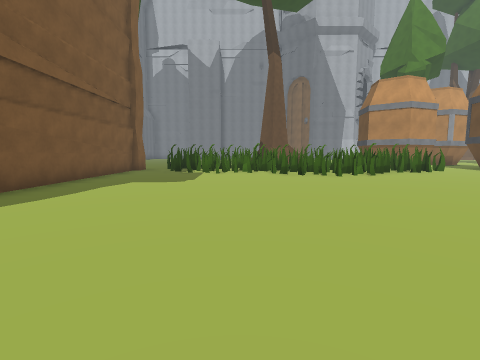
[1] (above)

24 first-person views from a walk through a scene from a Unity 3-D project. The camera is 1.4 m above the floor, tilts 6° down and sees 85° across. The floor is counted in squares, 2 m on a side. Each view is taken from the middle of a square. On the plan, view 1 faces up. The plan holds only what a view shows up to about 9 squares ahead; the rest is blank. The place goes on beyond the plan. The player character is not drawn. Some animated figures are not drawn. Some surface patterns are stand-ins.

[2]
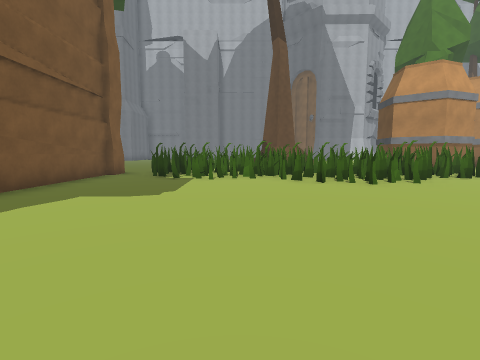

[3]
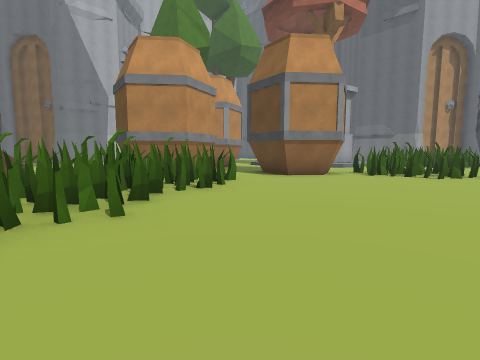

[4]
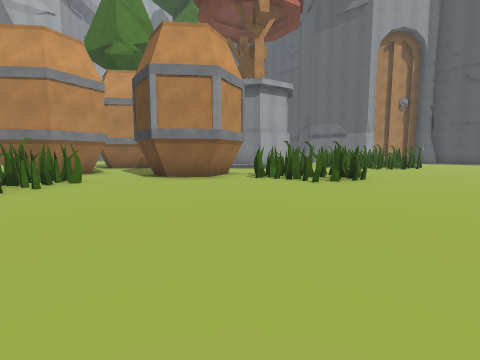

[5]
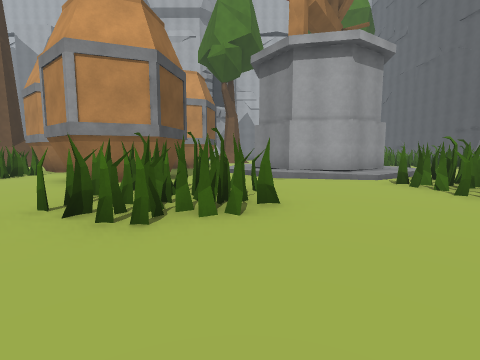

[6]
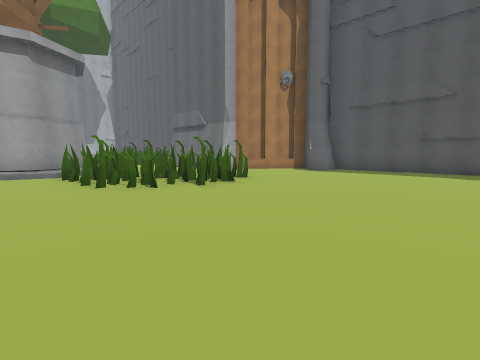

[7]
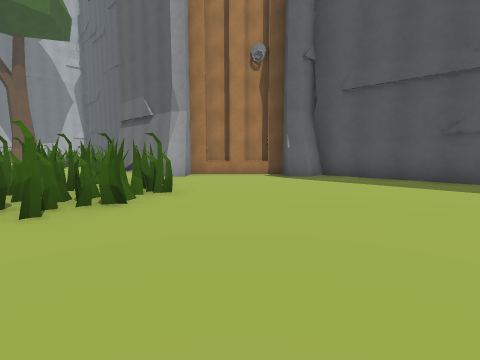

[8]
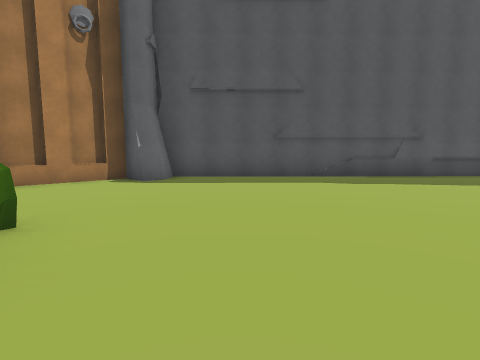

[9]
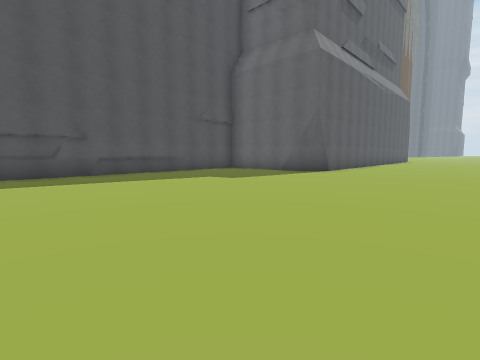

[10]
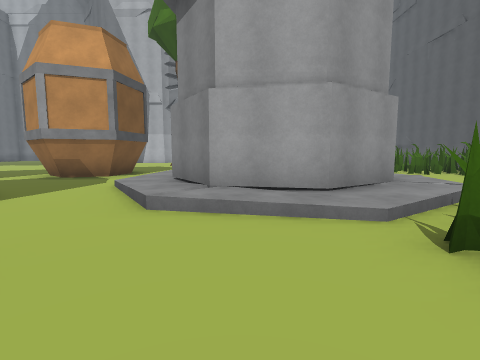

[11]
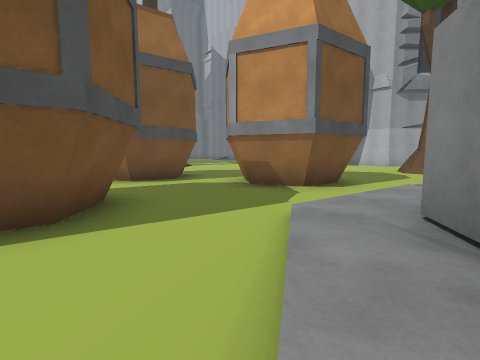

[12]
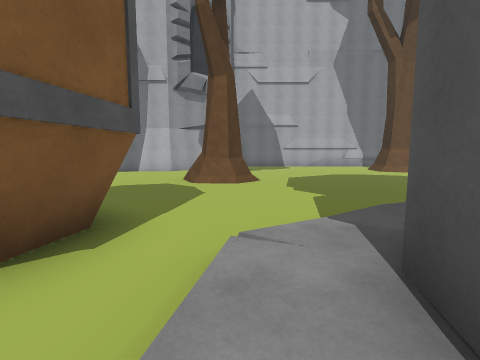

[13]
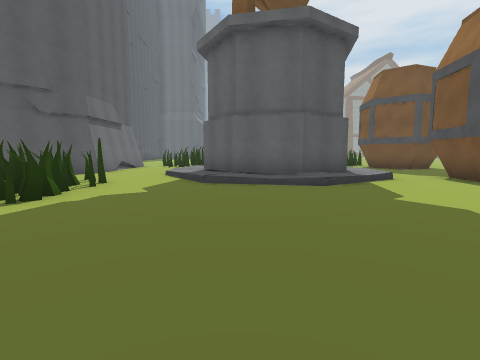

[14]
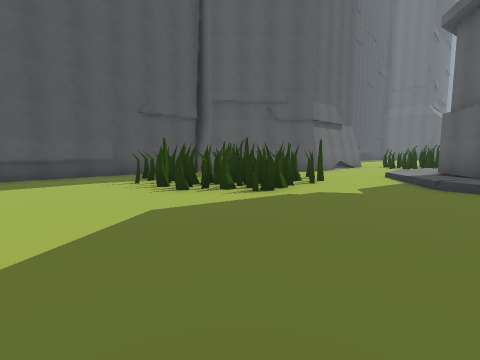

[15]
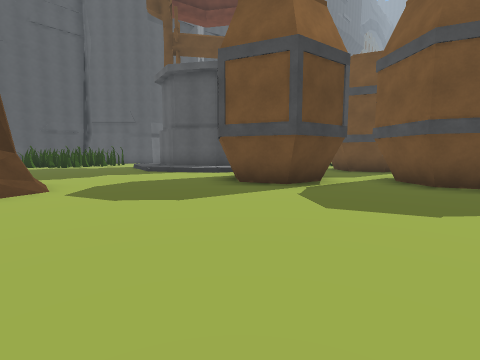

[16]
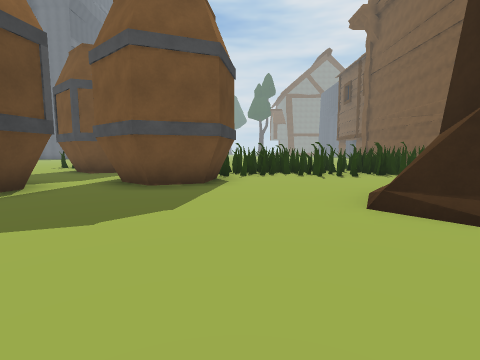

[17]
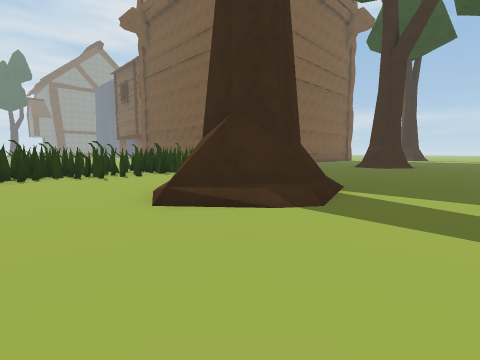

[18]
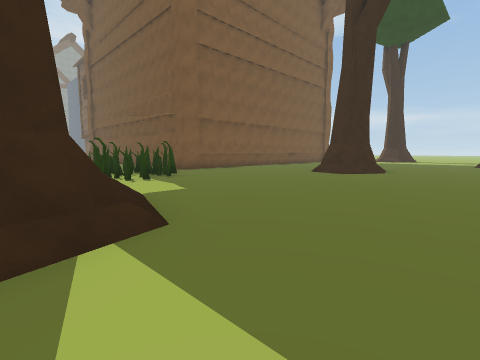

[19]
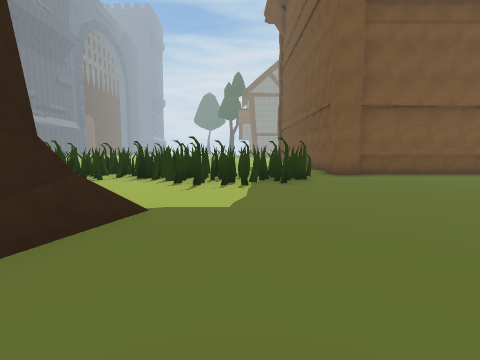

[20]
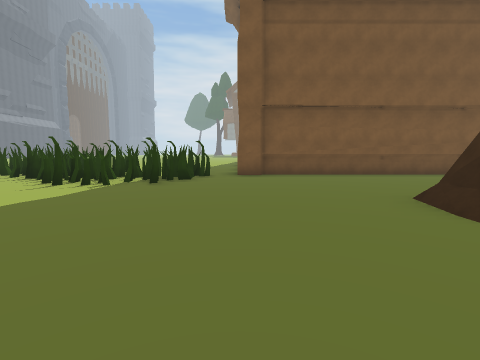

[21]
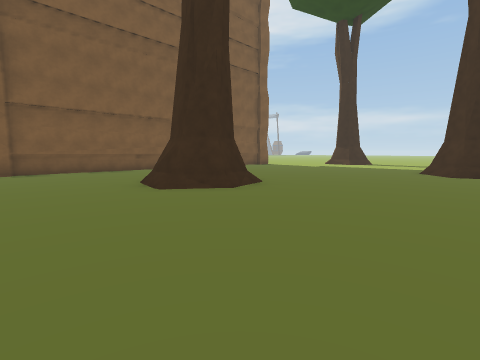

[22]
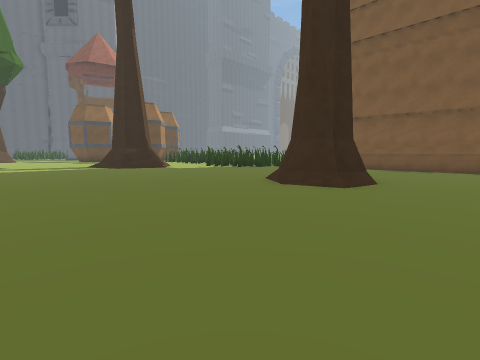

[23]
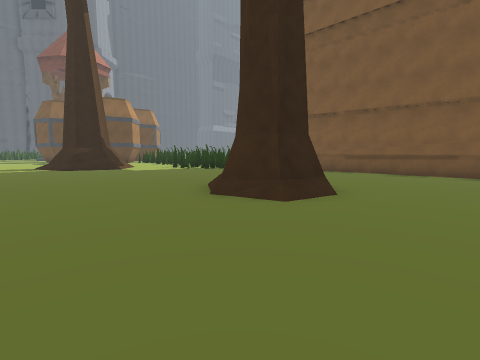

[24]
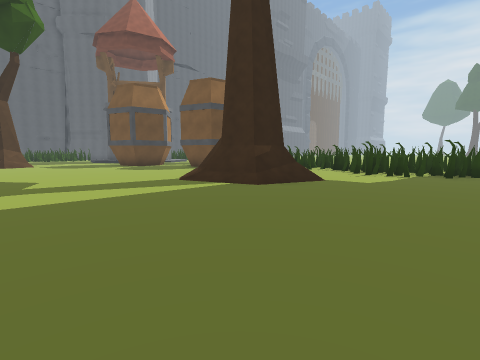

### Floor plan
Key: @ floor where view 1 was taken; # wall or solid block; . main floor; : floor 0.25 m higher than the main floor; / step, stairs or slope; T tree; O other object.
Columns run from 11 left of view 1 to 27 right of it. Each row starts with its distance up from view 1.
 22 ...................  ...T ...........#
 21 ........................TT...........#
 20 .........................T...........#
 19 .................................#####
 18 .............T/.................###
 17 ../T........T#TT................##
 16 ../TT.......T TT.....###../:://.###
 15 ... T........ .......###.::###:..###
 14 ..................###.##.:## ##/...#
 13 .........###......###....:#  ##/..##
 12 .........####.##.O##...../## ##/  #
 11 #################OO..###./:###:/  #
 10        ##########OO..###..//:/## .#
  9        #.########O...###.....####.###
  8        #.....###.......OOO...#####..##
  7        #...............OOO...#####...#
  6        #...............OOO...####....##
  5        #..............................#
  4         ........ .....................#
  3         .......  .....................#
  2          .....             ...........#
  1           ...              ...........#
  0            @                 .........#
 -1                              .........#
 -2                              .........#
 -3                              .........#
 -4                              .........
 -5                              ........
 -6                              .......
 -7                              ......
 -8                              .....

Positions as (right, up) in squares from view 1, and headings:
1: (0, 0), facing up
2: (0, 2), facing up
3: (3, 5), facing up-right
4: (6, 3), facing up-right
5: (14, 3), facing up
6: (16, 1), facing up-right
7: (19, 2), facing up-right
8: (19, 4), facing right
9: (18, 1), facing down-right
10: (16, 7), facing up
11: (15, 10), facing up-left
12: (14, 13), facing up
13: (18, 22), facing down
14: (18, 22), facing down-right
15: (7, 21), facing down-right
16: (6, 20), facing down
17: (6, 20), facing down-left
18: (2, 20), facing down-left
19: (-1, 19), facing down
20: (-4, 19), facing down
21: (-4, 21), facing down-left
22: (-11, 22), facing down-right
23: (-11, 20), facing down-right
24: (-3, 22), facing down-right
